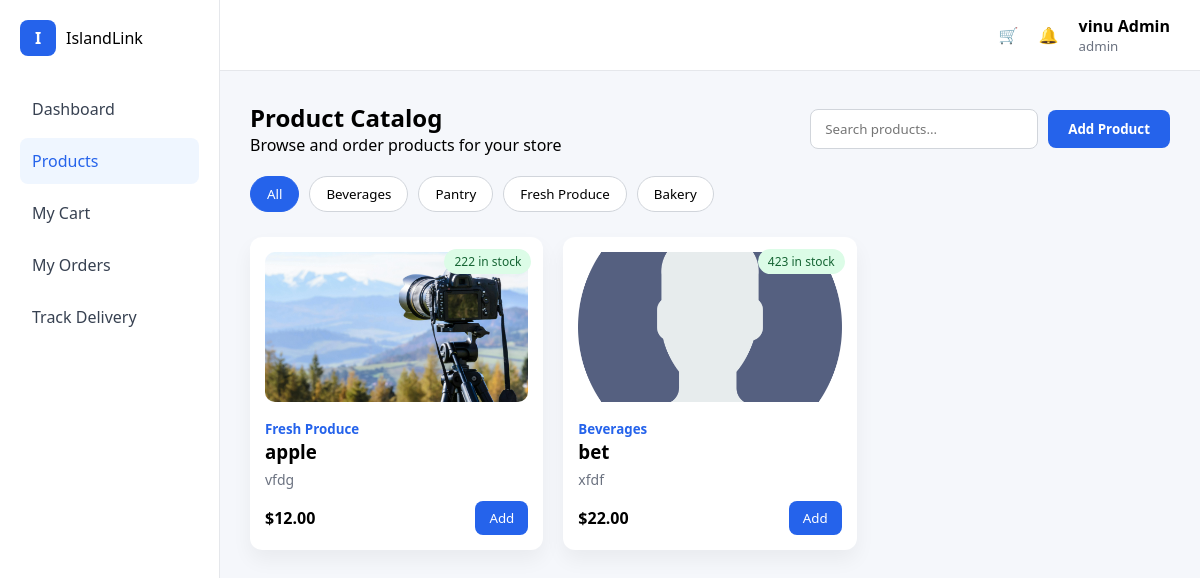
/php/products.php (signed in), run on the app's committed database.
### tables this page shows
CREATE TABLE `products` (
  `id` int(11) NOT NULL,
  `name` varchar(255) NOT NULL,
  `category` varchar(255) DEFAULT NULL,
  `description` text DEFAULT NULL,
  `price` decimal(10,2) NOT NULL DEFAULT 0.00,
  `stock` int(11) NOT NULL DEFAULT 0,
  `image` varchar(500) DEFAULT NULL,
  `created_at` timestamp NULL DEFAULT current_timestamp()
);

### php/products.php (the view, shortened to what this page needs)
<?php
include "../php/db.php";
$fullName = $_SESSION['full_name'];
$role = $_SESSION['role'];
?>
<!DOCTYPE html>
<html lang="en">
<head>
    <link rel="stylesheet" href="../css/products.css">
</head>
<body>
<div class="layout">
    <aside class="sidebar">
        <div class="brand">
            <div class="logo">I</div>
            <span>IslandLink</span>
        </div>
        <nav>
            <a href="../php/retail_dash.php" >Dashboard</a>
            <a class="active">Products</a>
            <a href="../php/cart.php">My Cart</a>
            <a href="../php/my_orders.php">My Orders</a>
            <a hrer="../php/track_delivery.php">Track Delivery</a>
        </nav>
    </aside>
    <main class="main">
        <header class="topbar">
            <div class="top-actions">
                <span>🛒</span>
                <span>🔔</span>
                <div class="user">
    <strong><?php echo htmlspecialchars($fullName); ?></strong>
    <small><?php echo htmlspecialchars($role); ?></small>
</div>
            </div>
        </header>
<section class="content">
    <div class="catalog-header">
        <div>
            <h2>Product Catalog</h2>
            <p>Browse and order products for your store</p>
        </div>
        <div class="catalog-actions">
            <input type="text" placeholder="Search products...">
            <button id="addProductBtn"> Add Product</button>
        </div>
    </div>
            <div class="filters">
    <button class="active" data-category="all">All</button>
    <button data-category="Beverages">Beverages</button>
    <button data-category="Pantry">Pantry</button>
    <button data-category="Fresh Produce">Fresh Produce</button>
    <button data-category="Bakery">Bakery</button>
</div>
            <div class="products">
<?php
$result = $conn->query("SELECT * FROM products");
while ($row = $result->fetch_assoc()):
    $stockClass = $row['stock'] <= 50 ? 'orange' : 'green';
?>
    <div class="card">
        <span class="stock <?php echo $stockClass; ?>">
            <?php echo $row['stock']; ?> in stock
        </span>
        <img src="../images/<?php echo htmlspecialchars($row['image']); ?>" alt="">
        <small><?php echo htmlspecialchars($row['category']); ?></small>
        <h3><?php echo htmlspecialchars($row['name']); ?></h3>
        <p><?php echo htmlspecialchars($row['description']); ?></p>
        <div class="card-footer">
    <strong>$<?php echo number_format($row['price'], 2); ?></strong>
    <form action="../php/add_to_cart.php" method="POST" style="display:inline;">
        <button type="submit">Add</button>
    </form>
</div>
    </div>
<?php endwhile; ?>
</div>
        </section>
    </main>
</div>
</body>
</html>

### css/products.css (style rules this page uses)
* { box-sizing: border-box; font-family: "Segoe UI", sans-serif; margin: 0; }
body { background: #f5f7fb; }
.layout { display: flex; min-height: 100vh; }
.sidebar { width: 220px; background: #fff; padding: 20px; border-right: 1px solid #e5e7eb; }
.brand { display: flex; align-items: center; gap: 10px; margin-bottom: 30px; }
.logo { width: 36px; height: 36px; background: #2563eb; color: #fff; border-radius: 8px; display: flex; align-items: center; justify-content: center; font-weight: bold; }
.sidebar nav a { display: block; padding: 12px; color: #374151; text-decoration: none; border-radius: 8px; margin-bottom: 6px; }
.sidebar nav a.active, .sidebar nav a:hover { background: #eff6ff; color: #2563eb; }
.main { flex: 1; }
.topbar { background: #fff; padding: 15px 30px; display: flex; justify-content: space-between; border-bottom: 1px solid #e5e7eb; }
.top-actions { display: flex; gap: 20px; align-items: center; }
.user small { display: block; color: #6b7280; }
.content { padding: 30px; }
.catalog-actions { display: flex; align-items: center; gap: 10px; }
.catalog-header { display: flex; justify-content: space-between; align-items: center; gap: 10px; margin-bottom: 20px; }
.catalog-header input { flex: 1; max-width: 300px; padding: 10px 14px; border-radius: 8px; border: 1px solid #d1d5db; }
#addProductBtn { padding: 10px 20px; border-radius: 8px; border: none; background: #2563eb; color: #fff; cursor: pointer; font-weight: bold; transition: background 0.2s; }
.filters { display: flex; gap: 10px; margin-bottom: 25px; }
.filters button { padding: 8px 16px; border-radius: 20px; border: 1px solid #d1d5db; background: #fff; cursor: pointer; }
.filters button.active { background: #2563eb; color: #fff; border-color: #2563eb; }
.products { display: grid; grid-template-columns: repeat(auto-fill, minmax(260px, 1fr)); gap: 20px; }
.card { background: #fff; border-radius: 12px; padding: 15px; position: relative; box-shadow: 0 10px 20px rgba(0,0,0,0.05); }
.card img { width: 100%; height: 150px; object-fit: cover; border-radius: 10px; margin-bottom: 10px; }
.card small { color: #2563eb; font-weight: 600; }
.card p { color: #6b7280; font-size: 14px; margin: 6px 0; }
.card-footer { display: flex; justify-content: space-between; align-items: center; margin-top: 12px; }
.card-footer button { background: #2563eb; color: #fff; border: none; padding: 8px 14px; border-radius: 8px; cursor: pointer; }
.stock { position: absolute; top: 12px; right: 12px; padding: 4px 10px; font-size: 12px; border-radius: 20px; }
.stock.green { background: #dcfce7; color: #166534; }

### data on the page
products: stock "222", image (picture), category "Fresh Produce", name "apple", description "vfdg", price "12.00"
products: stock "423", image (picture), category "Beverages", name "bet", description "xfdf", price "22.00"

### other printed values
$fullName "vinu Admin"
$role "admin"
